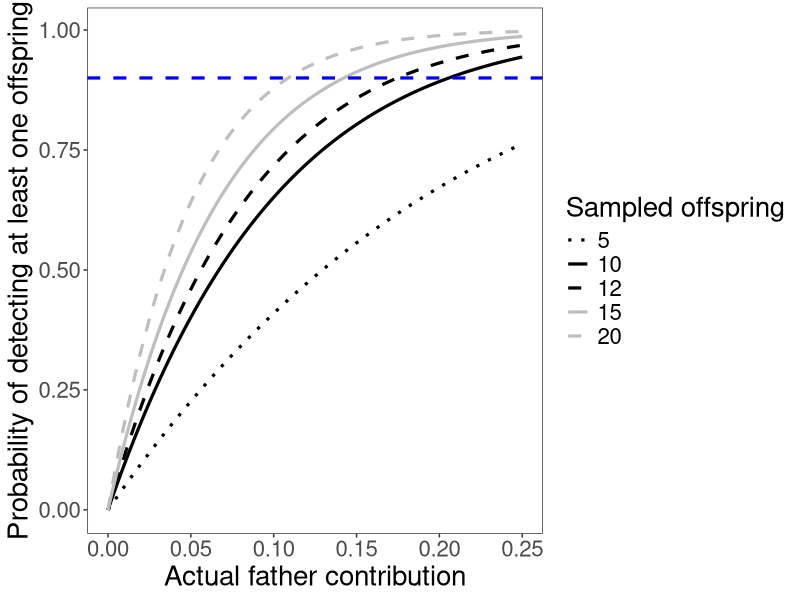
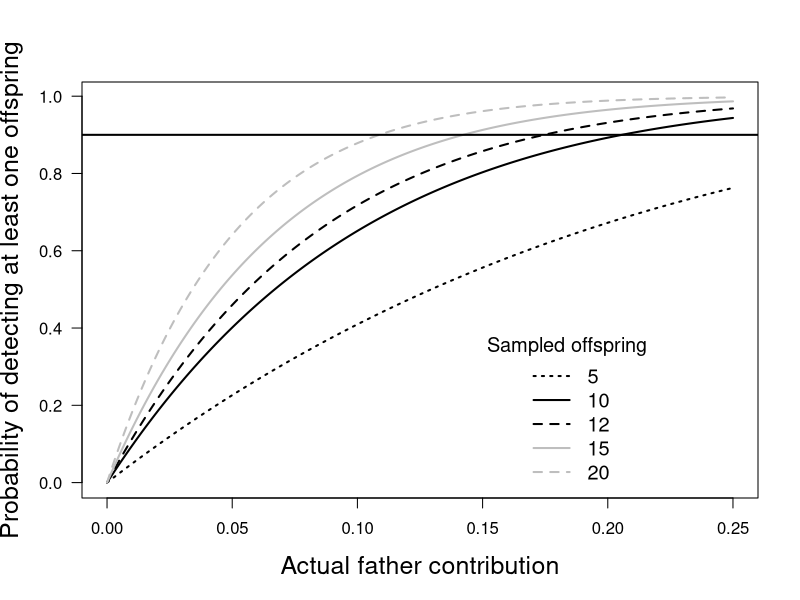
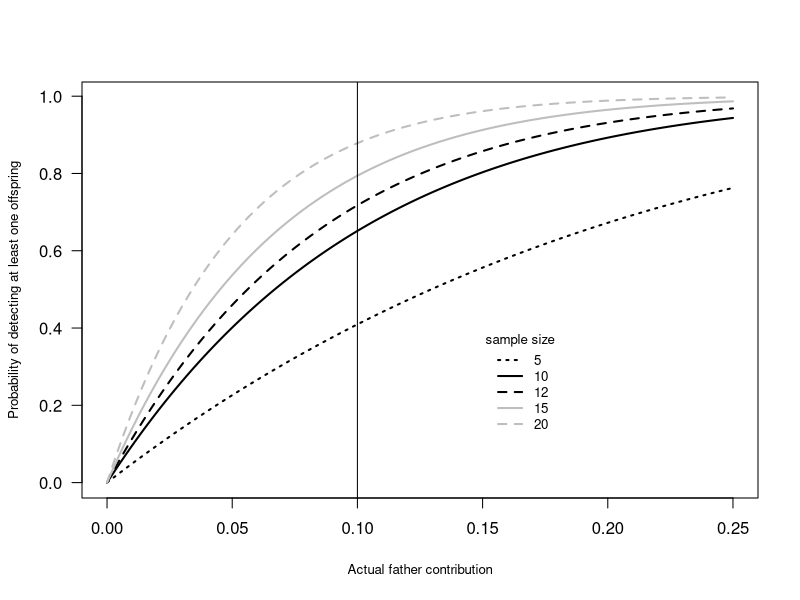

Reproduce these figures in R, in order.
# a script to calculate the probability of detecting a father by sub-sampling a clutch of offspring
# assumes only one mother per clutch
# assumes enough polymorphim / power to assign each offspring

setwd("/Users/tbroquet/Documents/Recherche/Jaera_projet2/Data/Manip1_sexualselection/")

prob <- function(x,n){
1-((1-x)^n)                  # probability of detecting a father contributing a fraction x of a clutch by sampling n larvae
}

N <- function(x,n){          # expected number of offspring in a sample of size n
round(x*n)
}

n <- c(5,10,12,15,20)             # sample size
x <- seq(0,0.25,0.001)         # actual contribution of a father
y1 <- sapply(n,prob,x=x)       # calculate fonction "prob" defined above for all n and x values
y2 <- sapply(n,N,x=x)          # idem with function "N"

pdf("detection_power.pdf",width=6,height=6,useDingbats=T)
  matplot(x,y1,type='l',lwd=2,lty=c(3,1,2,1,2),
          col=c("black","black","black", "grey","grey"),
          xlab="Actual father contribution",
          ylab="Probability of detecting at least one offspring",
          cex.lab=0.8,
          las=1
        )
  legend(0.15,0.4,legend=n,lwd=2,lty=c(3,1,2,1,2),bty="n",title="sample size", col=c("black","black","black","grey","grey"), cex=0.8)
  abline(v=0.1)

dev.off()


library(tidyverse)
cbind(x, y1) %>%
  as_tibble() %>%
  rename(V5=V2,
         V10=V3,
         V12=V4,
         V15=V5,
         V20=V6) %>%
  pivot_longer(cols = contains("V"), names_to = "Sampled_offspring", values_to = "Proba") %>%
  mutate(Sampled_offspring = factor(str_remove_all(Sampled_offspring, "V"),
                                    levels = n)) %>%
  ggplot(aes(x = x, y = Proba)) +
  geom_line(aes(lty = Sampled_offspring, colour = Sampled_offspring), lwd = 1.1) +
  geom_hline(yintercept = 0.9, lwd = 1.1, colour = "blue", lty = 2) +
  # annotate("text", x = 0.01, y = 0.95, label = "0.9", size = 8, colour = "blue") +
  scale_colour_manual(name = "Sampled offspring",
                      values = c("black", "black", "black", "grey", "grey")) +
  scale_linetype_manual(name = "Sampled offspring",
                        values = c(3, 1, 2, 1, 2)) +
  labs(x = "Actual father contribution",
       y = "Probability of detecting at least one offspring") +
  theme_bw() +
  theme(panel.grid = element_blank(),
        text = element_text(size = 20))



  matplot(x,y1,type='l',lwd=2,lty=c(3,1,2,1,2),
          col=c("black","black","black", "grey","grey"),
          xlab="Actual father contribution",
          ylab="Probability of detecting at least one offspring",
          cex.lab=1.5,
          las=1.2
  )
  abline(h=0.9, lwd = 2)
  text(-0.02, 0.9, "0.9")
  # mtext(side=3,line=1,"B",cex=1.3,at=0)
  legend(0.15,0.4,legend=n,
         lwd=2,lty=c(3,1,2,1,2),
         bty="n",title="Sampled offspring",
         col=c("black","black","black","grey","grey"), cex=1.2)
